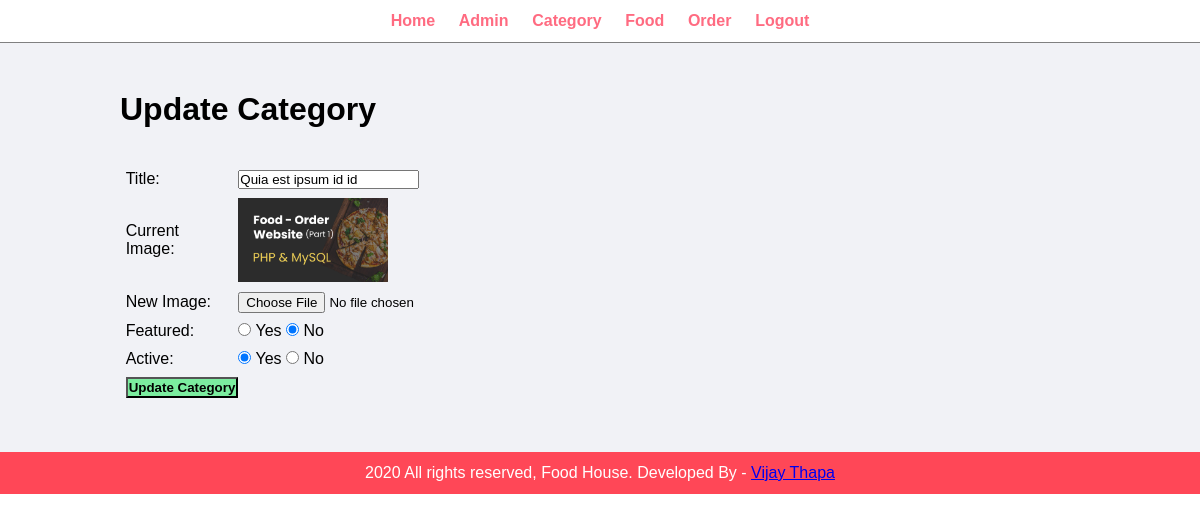
Page /admin/update-category.php?id=8 (signed in) on the committed database.
### tables this page shows
CREATE TABLE `tbl_category` (
  `id` int(10) UNSIGNED NOT NULL,
  `title` varchar(100) NOT NULL,
  `image_name` varchar(255) NOT NULL,
  `featured` varchar(10) NOT NULL,
  `active` varchar(10) NOT NULL
);

### admin/update-category.php (the view, shortened to what this page needs)
<?php include('partials/menu.php'); ?>
<div class="main-content">
    <div class="wrapper">
        <h1>Update Category</h1>
        <br><br>
        <?php
            if(isset($_GET['id']))
            {
                $id = $_GET['id'];
                $sql = "SELECT * FROM tbl_category WHERE id=$id";
                $res = mysqli_query($conn, $sql);
                $count = mysqli_num_rows($res);
                if($count==1)
                {
                    $row = mysqli_fetch_assoc($res);
                    $title = $row['title'];
                    $current_image = $row['image_name'];
                    $featured = $row['featured'];
                    $active = $row['active'];
                }
                else
                {
                    $_SESSION['no-category-found'] = "<div class='error'>Category not Found.</div>";
                    header('location:'.SITEURL.'admin/manage-category.php');
                }
            }
            else
            {
                header('location:'.SITEURL.'admin/manage-category.php');
            }
        ?>
        <form action="" method="POST" enctype="multipart/form-data">
            <table class="tbl-30">
                <tr>
                    <td>Title: </td>
                    <td>
                        <input type="text" name="title" value="<?php echo $title; ?>">
                    </td>
                </tr>
                <tr>
                    <td>Current Image: </td>
                    <td>
                        <?php
                            if($current_image != "")
                            {
                                ?>
                        <img src="<?php echo SITEURL; ?>images/category/<?php echo $current_image; ?>" width="150px">
                        <?php
                            }
                            else
                            {
                                echo "<div class='error'>Image Not Added.</div>";
                            }
                        ?>
                    </td>
                </tr>
                <tr>
                    <td>New Image: </td>
                    <td>
                        <input type="file" name="image">
                    </td>
                </tr>
                <tr>
                    <td>Featured: </td>
                    <td>
                        <input <?php if($featured=="Yes"){echo "checked";} ?> type="radio" name="featured" value="Yes">
                        Yes
                        <input <?php if($featured=="No"){echo "checked";} ?> type="radio" name="featured" value="No"> No
                    </td>
                </tr>
                <tr>
                    <td>Active: </td>
                    <td>
                        <input <?php if($active=="Yes"){echo "checked";} ?> type="radio" name="active" value="Yes"> Yes
                        <input <?php if($active=="No"){echo "checked";} ?> type="radio" name="active" value="No"> No
                    </td>
                </tr>
                <tr>
                    <td>
                        <input type="submit" name="submit" value="Update Category" class="btn-secondary">
                    </td>
                </tr>
            </table>
        </form>
    </div>
</div>
<?php include('partials/footer.php'); ?>

### css/admin.css (style rules this page uses)
* { margin: 0; padding: 0; font-family: Arial, Helvetica, sans-serif; }
.wrapper { padding: 1%; width: 80%; margin: 0 auto; }
.tbl-30 { width: 30%; }
table tr td { padding: 1%; }
.btn-secondary { background-color: #7bed9f; padding: 1%; color: black; text-decoration: none; font-weight: bold; }
.main-content { background-color: #f1f2f6; padding: 3% 0; }

### rows in the picture
tbl_category: title "Quia est ipsum id id", image_name (picture), featured "☑", active "☑"
